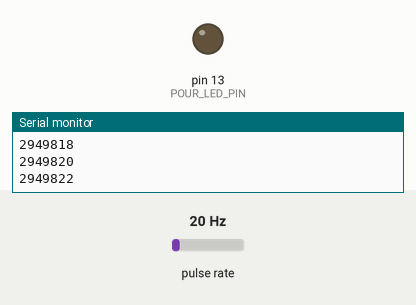
Bench run of a sketch on a simulated Arduino Uno, built with avr-gcc and run on an emulated ATmega328P. Shown: output pins drawn as LEDs (lit = HIGH), the last lines printed to the serial monitor. Wiring (inferred from the names in the program): pulse sensor: data pin 2. The test bench sets the inputs (shaded band); at power-on: pulse rate 20 Hz.

Above: at 1.2 s.
1.3 s: pulse rate (sensor on pin 2) set to 48 Hz
4.3 s: pulse rate (sensor on pin 2) set to 52 Hz
At 5.0 s:
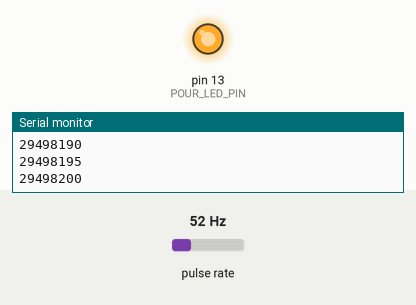
Timing chart, 0 to 7.3 s (numbered marks = the images above; inputs shaded):
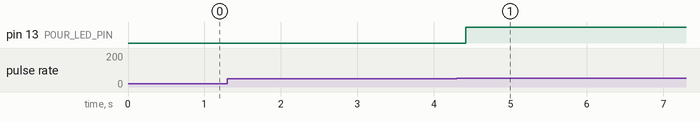

The sketch:

KegArduino.ino
```cpp
/*
  Kegums
  Brewed on: October 14, 2013
  Authored by: Bryan Ash, Tim Hennekey, Trevor Rundell
*/

int POUR_LED_PIN = 13;
int TEMP_SENSOR_PIN = A0;
int FLOW_METER_PIN = 2;

int POUR_INTERVAL_LOOPS = 60; // ~6 seconds
int TEMP_INTERVAL_LOOPS = 300; // ~30 seconds
int POUR_DEBOUNCE_PULSES = 170;

int rawPulses = 0;
int rawPulsesPrev = 0;
int lastPourSend = 0;
int loopsAfterPourWithoutPulses = 0;
int tempCount = 0;

void resetPourCounters() {
  rawPulses = 0;
  rawPulsesPrev = 0;
  lastPourSend = 0;
  loopsAfterPourWithoutPulses = 0;
}

void sendPourToSerial() {
  Serial.print("pour:");
  Serial.println(rawPulses, DEC);
}

void sendPourEndToSerial() {
  Serial.print("pour-end:");
  Serial.println(rawPulses, DEC);
}

void rpm() {
  rawPulses++;
}

void setup() {
  pinMode(POUR_LED_PIN, OUTPUT);
  pinMode(FLOW_METER_PIN, INPUT);
  Serial.begin(9600);
  attachInterrupt(0, rpm, RISING);
  sei();
}

void pourLoop() {
  if (rawPulses <= 0) {
    return;
  }

  Serial.print('info:raw pulses:');
  Serial.println(rawPulses, DEC);

  if (rawPulses == rawPulsesPrev) {
    loopsAfterPourWithoutPulses += 1;
  }

  rawPulsesPrev = rawPulses;
  boolean pouring = rawPulses > POUR_DEBOUNCE_PULSES;
  boolean finished = loopsAfterPourWithoutPulses >= POUR_INTERVAL_LOOPS;
  digitalWrite(POUR_LED_PIN, pouring && !finished);

  if (pouring) {
    if (rawPulses - lastPourSend >= 150) {
      sendPourToSerial();
      lastPourSend = rawPulses;
    }
    if (finished) {
      sendPourEndToSerial();
    }
  }

  if (finished) {
    resetPourCounters();
  }
}

/**
 * see http://learn.adafruit.com/tmp36-temperature-sensor
 */
void tempLoop() {
  tempCount += 1;
  if (tempCount >= TEMP_INTERVAL_LOOPS) {
    tempCount = 0;
    int rawTemp = analogRead(TEMP_SENSOR_PIN);
    float temp = ((rawTemp / 1024.0 * 5 * 1000) - 500) / 10 * 9 / 5 + 32;
    Serial.print("temp:");
    Serial.println(temp, DEC);
  }
}

void loop() {
  pourLoop();
  tempLoop();
  delay(100);
}
```

Measured:
- the behaviour switches between 50 and 51 Hz on pulse rate (sensor on pin 2) (found by bisection; images 0 and 1)
